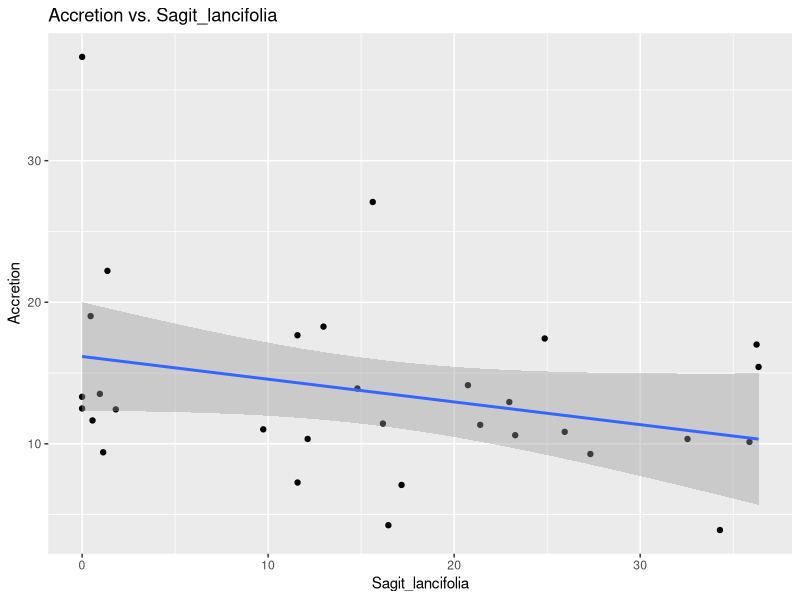
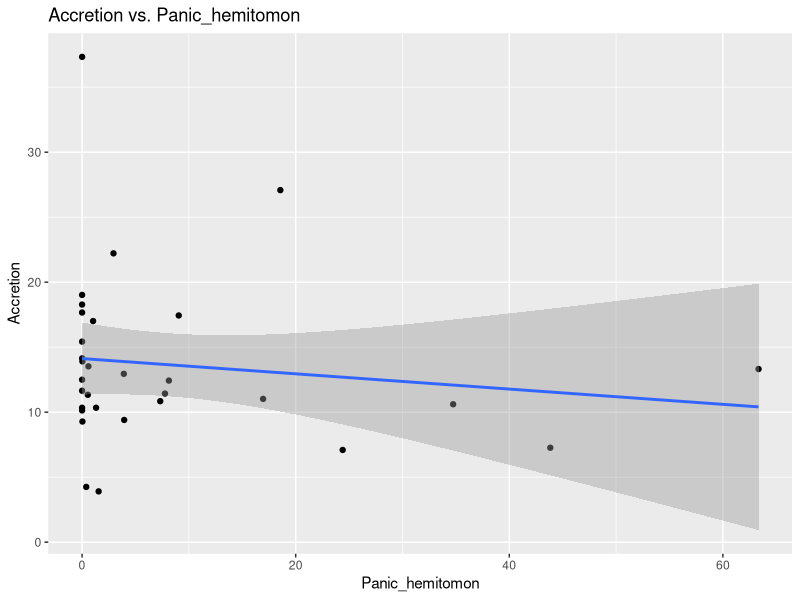
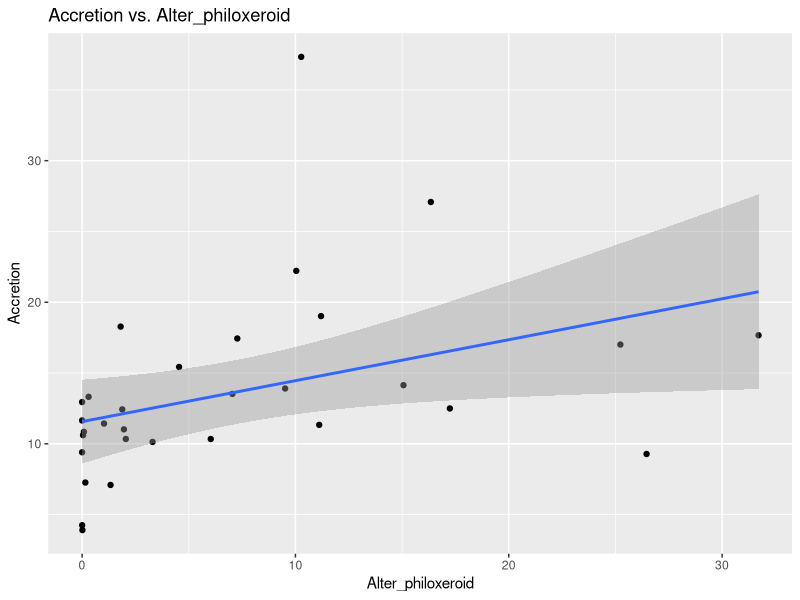
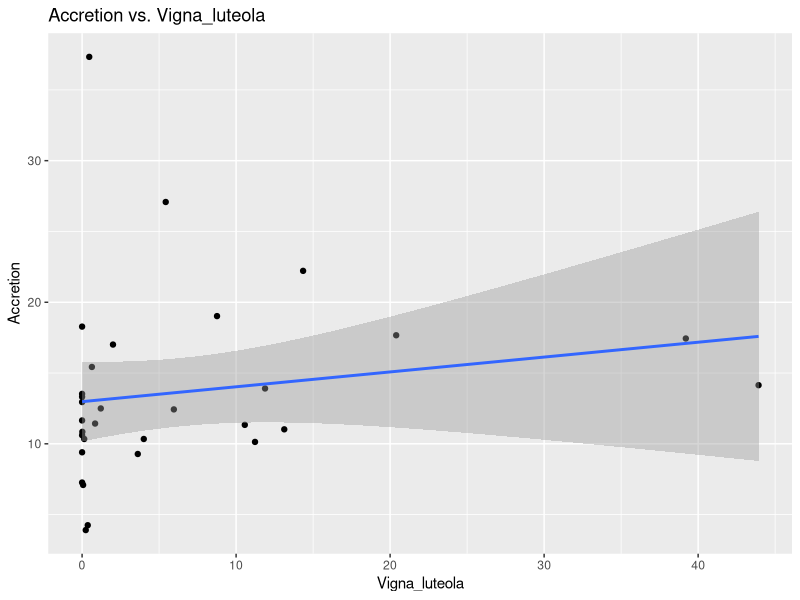
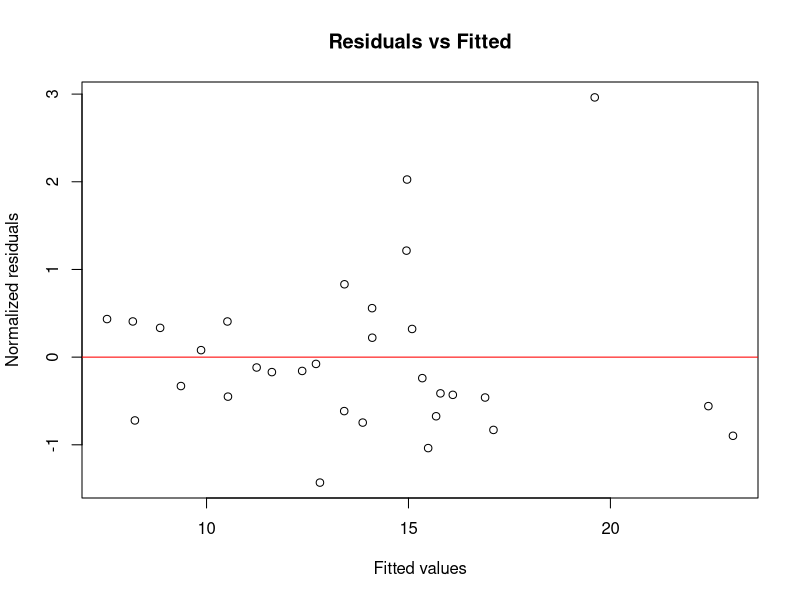
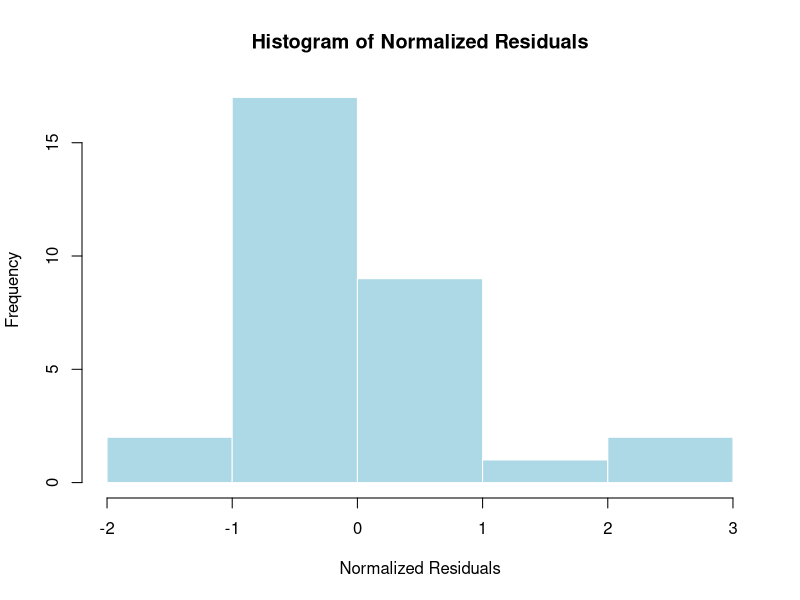

These figures' R source, in order:

library(tidyverse)
library(nlme)

#  Load Dataset
df <- read_csv("dat.csv")

# Filter for Freshwater Marshes
df_fresh <- df %>%
  filter(CommunityStationFront == "Freshwater")

# Identify Species Columns
species_names <- names(df_fresh %>% select(Acer_negundo:Zizip_Mill.))

# Remove rows with no species cover
df_fresh <- df_fresh %>%
  filter(rowSums(select(., all_of(species_names)), na.rm = TRUE) > 0)

# Print top 4 species from the dataset 
species_totals <- colSums(df_fresh[, species_names], na.rm = TRUE)
top4_found <- names(sort(species_totals, decreasing = TRUE))[1:4]
cat("Top 4 dominant species in freshwater marsh (based on data):\n", paste(top4_found, collapse = ", "), "\n")

df_fresh <- df_fresh %>%
  mutate(
    Accretion = as.numeric(Accretion),
    Richness = as.numeric(Richness),
    SummedCover = as.numeric(SummedCover),
    Sagit_lancifolia = as.numeric(Sagit_lancifolia),
    Panic_hemitomon = as.numeric(Panic_hemitomon),
    Alter_philoxeroid = as.numeric(Alter_philoxeroid),
    Vigna_luteola = as.numeric(Vigna_luteola),
    lat = as.numeric(lat),
    lon = as.numeric(lon)
  ) %>%
  filter(
    is.finite(Accretion),
    is.finite(Richness),
    is.finite(SummedCover),
    is.finite(Sagit_lancifolia),
    is.finite(Panic_hemitomon),
    is.finite(Alter_philoxeroid),
    is.finite(Vigna_luteola),
    is.finite(lat),
    is.finite(lon)
  ) %>%
  distinct(lat, lon, .keep_all = TRUE)

# Plot Relationships
ggplot(df_fresh, aes(x = Sagit_lancifolia, y = Accretion)) +
  geom_point() +
  geom_smooth(method = "lm") +
  labs(title = "Accretion vs. Sagit_lancifolia")

ggplot(df_fresh, aes(x = Panic_hemitomon, y = Accretion)) +
  geom_point() +
  geom_smooth(method = "lm") +
  labs(title = "Accretion vs. Panic_hemitomon")

ggplot(df_fresh, aes(x = Alter_philoxeroid, y = Accretion)) +
  geom_point() +
  geom_smooth(method = "lm") +
  labs(title = "Accretion vs. Alter_philoxeroid")

ggplot(df_fresh, aes(x = Vigna_luteola, y = Accretion)) +
  geom_point() +
  geom_smooth(method = "lm") +
  labs(title = "Accretion vs. Vigna_luteola")

# Fit GLS Model with Spatial Autocorrelation
options(contrasts = c("contr.helmert", "contr.poly"))

gls_model <- gls(
  Accretion ~ Richness + SummedCover + Sagit_lancifolia + 
    Panic_hemitomon + Alter_philoxeroid + Vigna_luteola,
  correlation = corExp(form = ~ lon + lat, nugget = TRUE),
  data = df_fresh,
  method = "REML"
)

# Type III-style ANOVA (F-tests)
cat("\n--- Type III-style ANOVA (F-tests from nlme) ---\n")
anova(gls_model, type = "marginal")

# Approximate R² ---
model_var <- var(gls_model$residuals)
null_model <- gls(Accretion ~ 1, data = df_fresh)
null_var <- var(null_model$residuals)
r_squared <- 1 - (model_var / null_var)
cat("\nApproximate R²:", round(r_squared, 3), "\n")

# Model Validation Plots
plot(fitted(gls_model), resid(gls_model, type = "normalized"),
     xlab = "Fitted values", ylab = "Normalized residuals",
     main = "Residuals vs Fitted")
abline(h = 0, col = "red")

hist(resid(gls_model, type = "normalized"),
     main = "Histogram of Normalized Residuals",
     xlab = "Normalized Residuals",
     col = "lightblue", border = "white")
